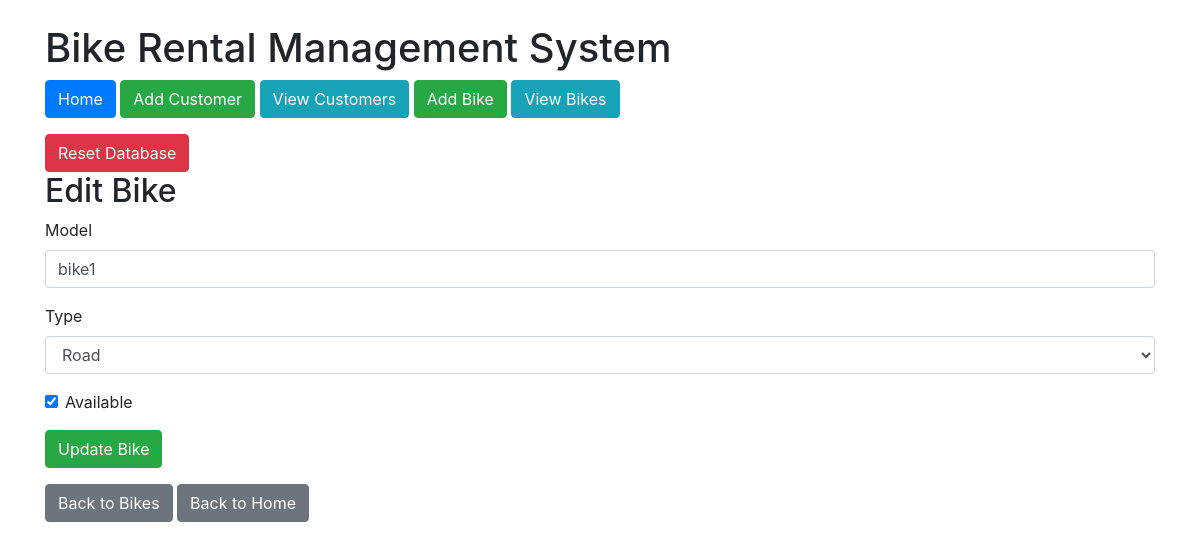
The app's page /edit_bike/1 with its own data.
### tables this page shows
CREATE TABLE Bikes (
        bike_id INTEGER PRIMARY KEY AUTOINCREMENT,
        model TEXT NOT NULL,
        type TEXT NOT NULL CHECK (type IN ('road', 'mountain', 'hybrid')),
        availability_status BOOLEAN DEFAULT TRUE
    );

### app.py (the view, shortened to what this page needs)
@app.route('/edit_bike/<int:bike_id>', methods=['GET', 'POST'])
def edit_bike(bike_id):
    conn = connect_db()
    cursor = conn.cursor()
    cursor.execute("SELECT * FROM Bikes WHERE bike_id = ?", (bike_id,))
    bike = cursor.fetchone()
    conn.close()
    return render_template('edit_bike.html', bike=bike)

### app.py (called while the page is built)
def connect_db():
    conn = sqlite3.connect('bike_rental.db')
    conn.row_factory = sqlite3.Row  # Allows accessing columns by name
    return conn

### templates/edit_bike.html (shortened to what this page needs)
{% extends "layout.html" %}
{% block content %}
<h2>Edit Bike</h2>
<form action="{{ url_for('edit_bike', bike_id=bike['bike_id']) }}" method="POST">
    <div class="form-group">
        <label for="model">Model</label>
        <input type="text" class="form-control" id="model" name="model" value="{{ bike['model'] }}" required>
    </div>
    <div class="form-group">
        <label for="type">Type</label>
        <select class="form-control" id="type" name="type" required>
            <option value="road" {% if bike['type'] == 'road' %}selected{% endif %}>Road</option>
        </select>
    </div>
    <div class="form-group form-check">
        <input type="checkbox" class="form-check-input" id="availability_status" name="availability_status" {% if bike['availability_status'] %}checked{% endif %}>
        <label class="form-check-label" for="availability_status">Available</label>
    </div>
    <button type="submit" class="btn btn-success">Update Bike</button>
</form>
<a href="{{ url_for('view_bikes') }}" class="btn btn-secondary mt-3">Back to Bikes</a>
<a href="{{ url_for('index') }}" class="btn btn-secondary mt-3">Back to Home</a>
{% endblock %}

### records on screen
Bikes: model "bike1", type "Road", availability_status "☑"
